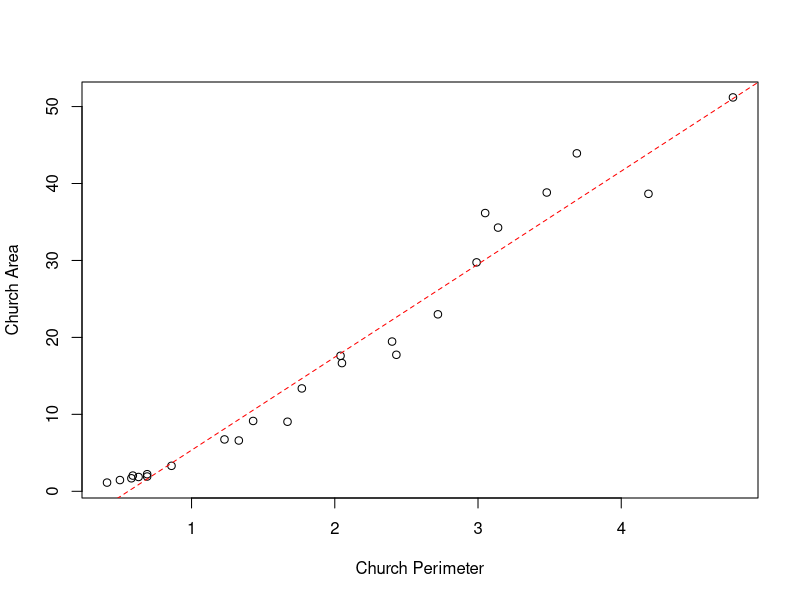
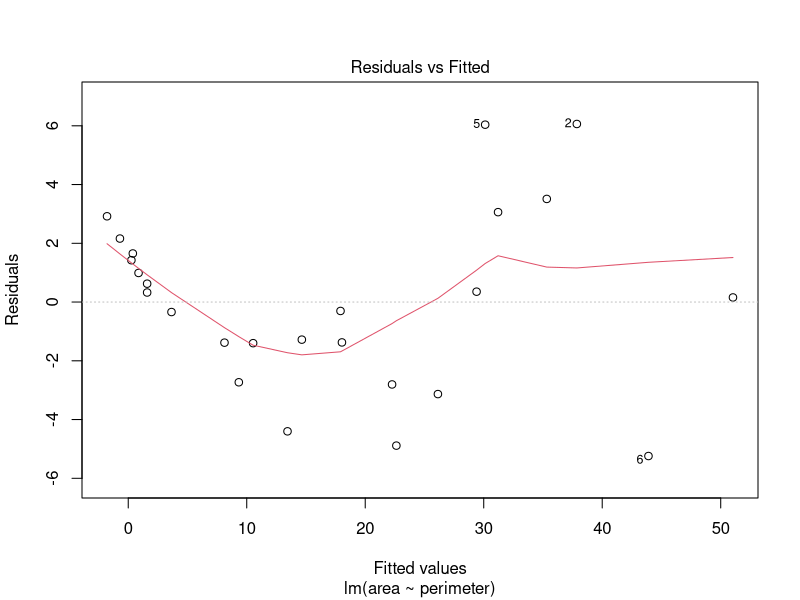
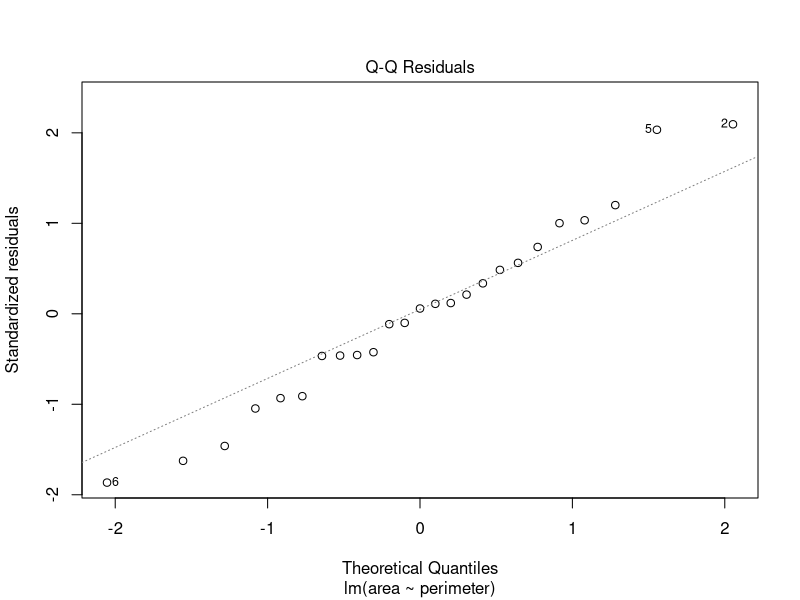
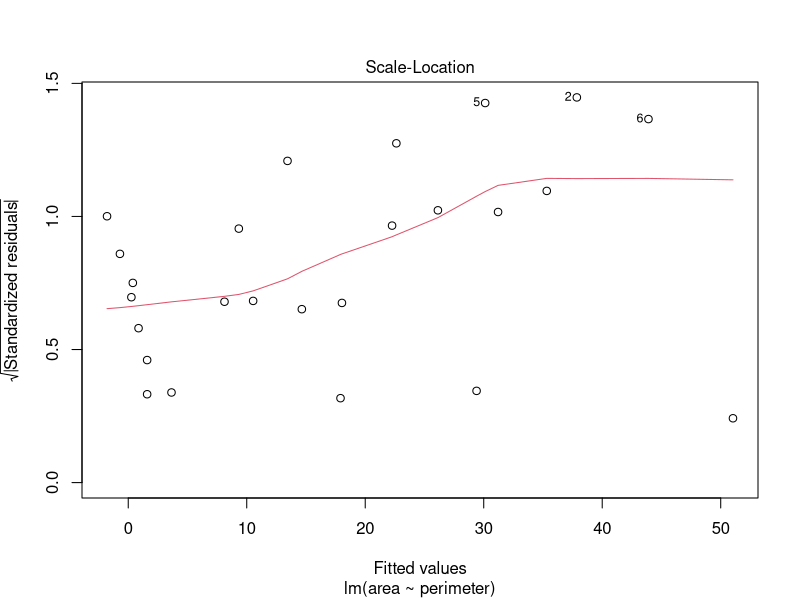
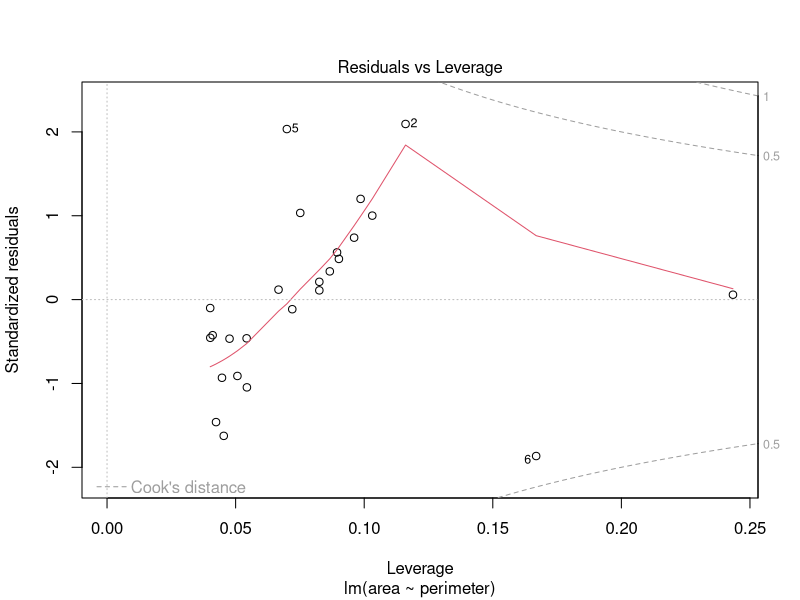
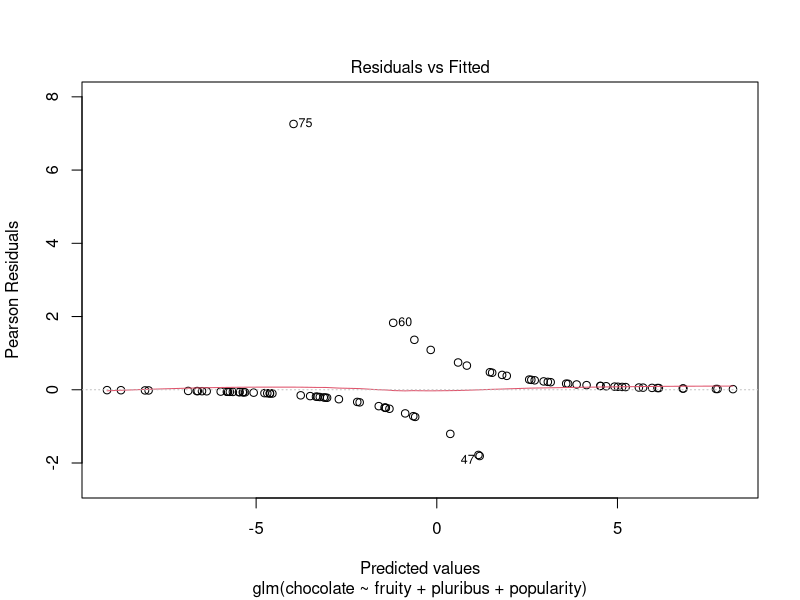
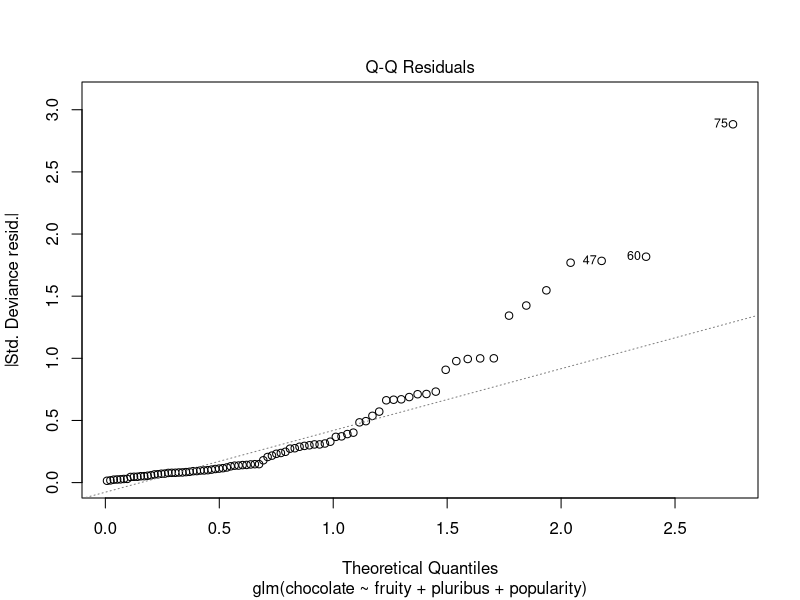
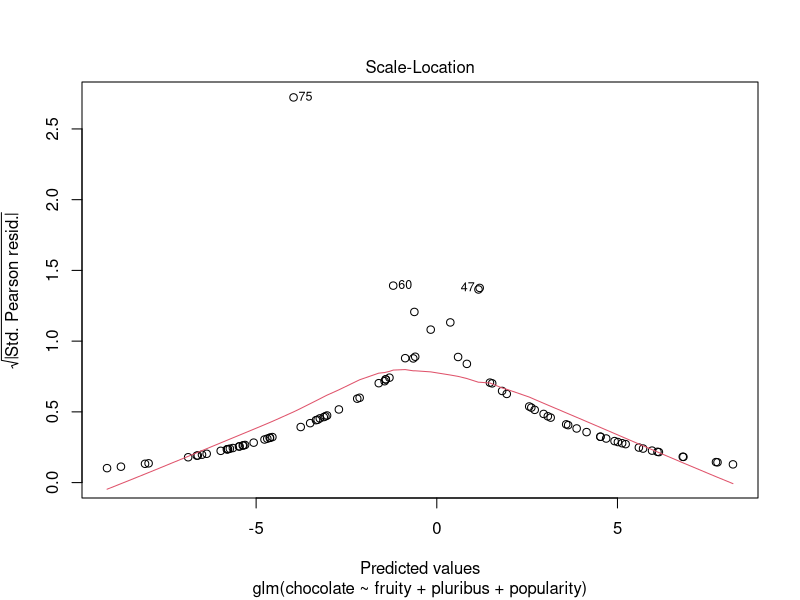

Here is the R script that generated these plots, in order:
## ---- chunk 1
library(magrittr)
library(tidyverse)
knitr::opts_chunk$set(echo = TRUE)
## ---- chunk 2
church = read.csv('churches.csv')
head(church)
## ---- chunk 3
mod = lm(area~perimeter, data = church)
summary(mod)
## ---- chunk 4
plot(church$perimeter, church$area, xlab='Church Perimeter', ylab='Church Area')
abline(mod, col='red', lty=2)
plot(mod)
## ---- chunk 5
church$perimeter2 = church$perimeter^2
mod.quadratic = lm( area ~ perimeter2, data=church )
summary(mod.quadratic)
## ---- chunk 6
candy = read.csv('candy.csv')
head(candy)

candy %<>% dplyr::select(-name)
## ---- chunk 7
mod = glm(chocolate ~ fruity + pluribus + popularity, data=candy, family=binomial)
summary(mod)
## ---- chunk 8
car::vif(mod)
## ---- chunk 9
plot(mod)
## ---- chunk 10
delta.D = 2.5
pchisq(delta.D,4,lower.tail=FALSE)
